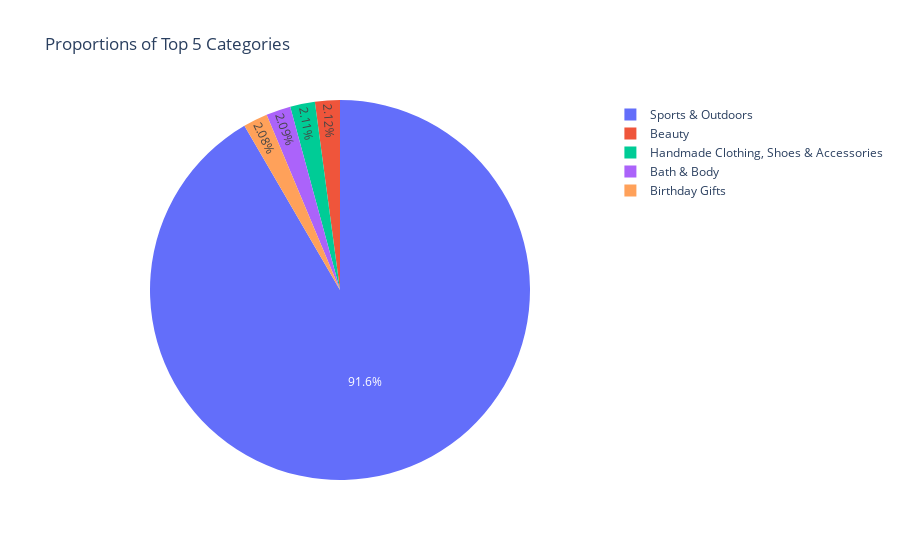

Notebook source saved alongside this figure:
### Code cell
fig = px.pie(top_5_frequency_table, values='normalized', names='category',
             title='Proportions of Top 5 Categories')

# Display the pie chart
fig.show()

### Figure 1 — Plotly figure (JSON) as saved in the notebook; plotly's stock layout.template omitted (floating-point values rounded to 4 significant figures)
{"data": [{"domain": {"x": [0, 1], "y": [0, 1]}, "hovertemplate": "category=%{label}<br>normalized=%{value}<extra></extra>", "labels": ["Sports & Outdoors", "Beauty", "Handmade Clothing, Shoes & Accessories", "Bath & Body", "Birthday Gifts"], "legendgroup": "", "name": "", "showlegend": true, "type": "pie", "values": [0.9161, 0.02116, 0.02106, 0.02091, 0.02079]}], "layout": {"legend": {"tracegroupgap": 0}, "title": {"text": "Proportions of Top 5 Categories"}}}
